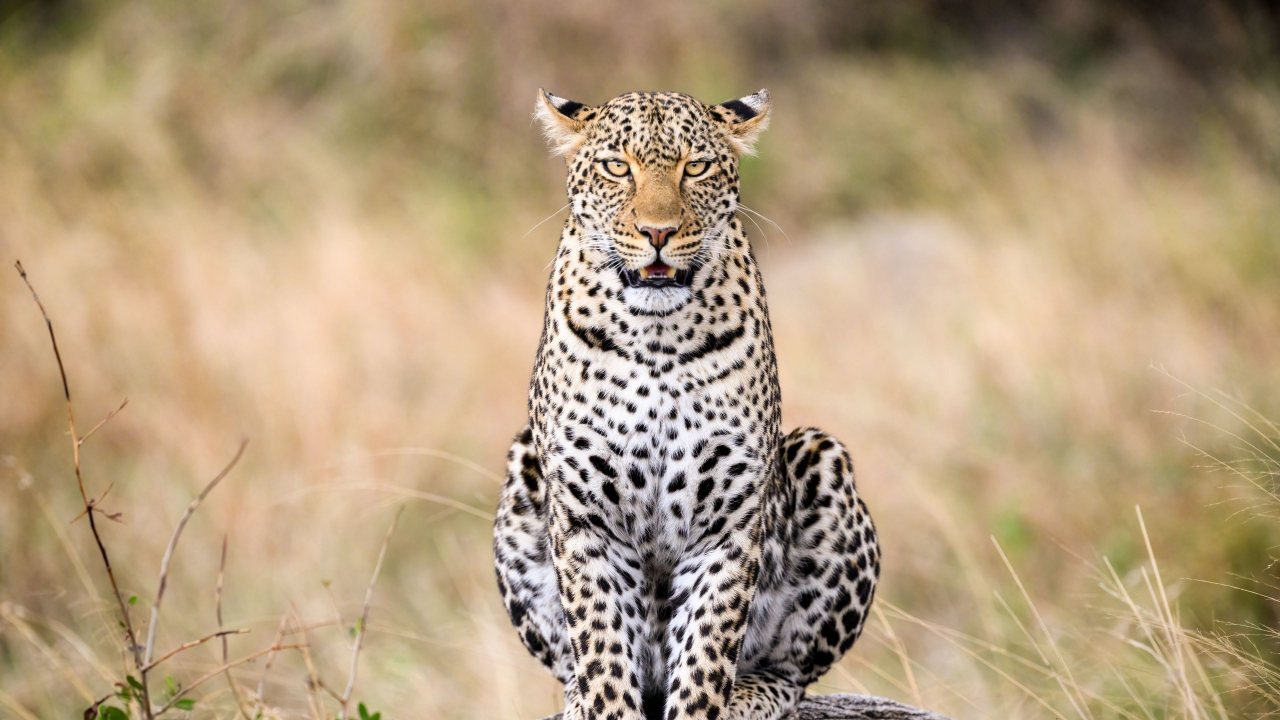
%> input picture your-image~1.jpg, 2560 x 1440 px (shown at 1/2 size)
$ octave watermarkingimage.m   (GNU Octave 9; MATLAB toolbox functions it lacks are replaced by stand-ins)
%> lines starting %> are read from the running program, lines starting %| are printed output that depends on the picture
% Load the host image (the image you want to watermark)
hostImage = imread('your-image~1.jpg');
%> hostImage is the input picture: size 1440x2560x3 uint8; mean R, G, B 177.9, 156, 125.6

% Load the watermark image (grayscale)
watermark = imread('watermark.png');
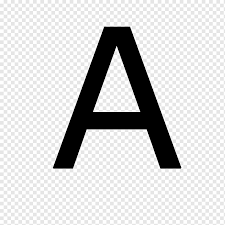
%> input picture watermark.png, 225 x 225 px
%> watermark: size 225x225 uint8; min 0, max 47, mean 4.4

% Resize the watermark to match the host image dimensions
watermark = imresize(watermark, [size(hostImage, 1), size(hostImage, 2)]);
%> watermark: size 1440x2560 uint8

% Convert the host image to double precision for DCT
hostImage = im2double(hostImage);
%> hostImage: size 1440x2560x3 double

% Split the host image into its color channels
R = hostImage(:,:,1);
G = hostImage(:,:,2);
B = hostImage(:,:,3);

% Perform DCT on each color channel
dctR = dct2(R);
dctG = dct2(G);
dctB = dct2(B);

% Embed the watermark in the DCT coefficients of each channel
alpha = 0.01; % Watermark strength
dctR = dctR + alpha * dct2(watermark);
dctG = dctG + alpha * dct2(watermark);
dctB = dctB + alpha * dct2(watermark);

% Inverse DCT to obtain the watermarked image for each channel
watermarkedR = idct2(dctR);
watermarkedG = idct2(dctG);
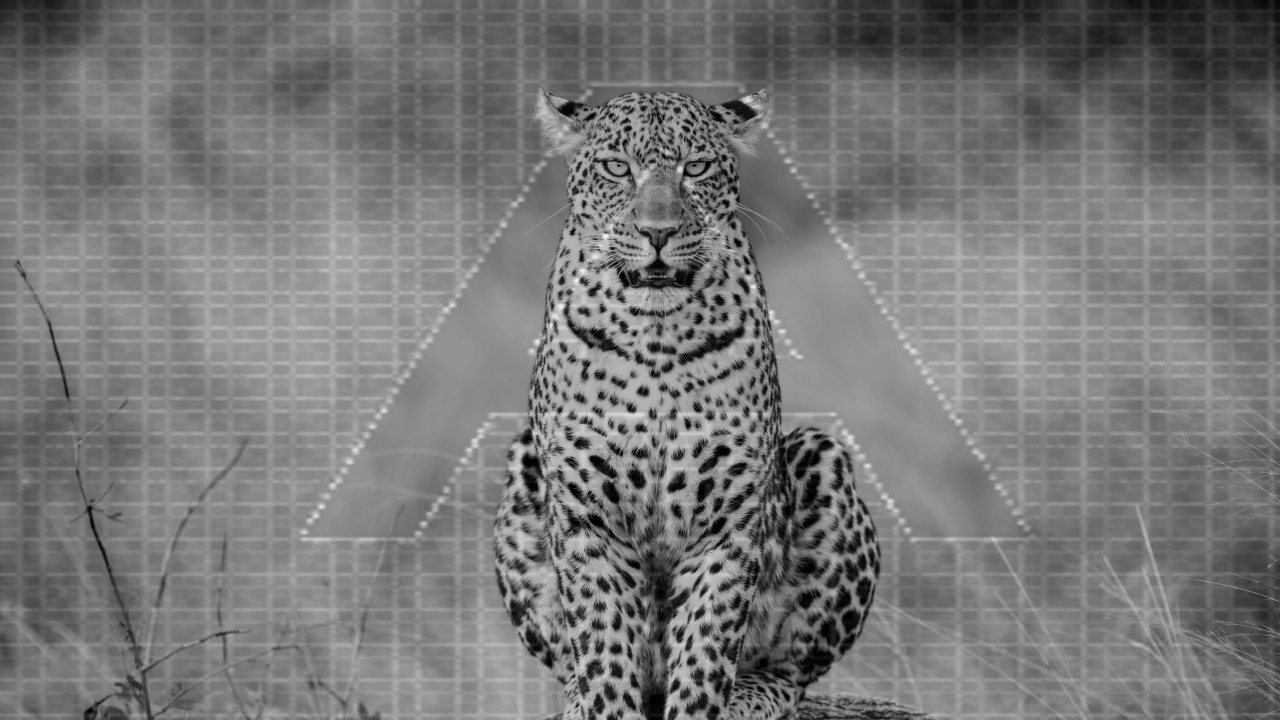
%> watermarkedG: size 1440x2560 double (shown at 1/2 size); min -7.55e-16, max 1.39, mean 0.657; drawn with min black and max white
watermarkedB = idct2(dctB);
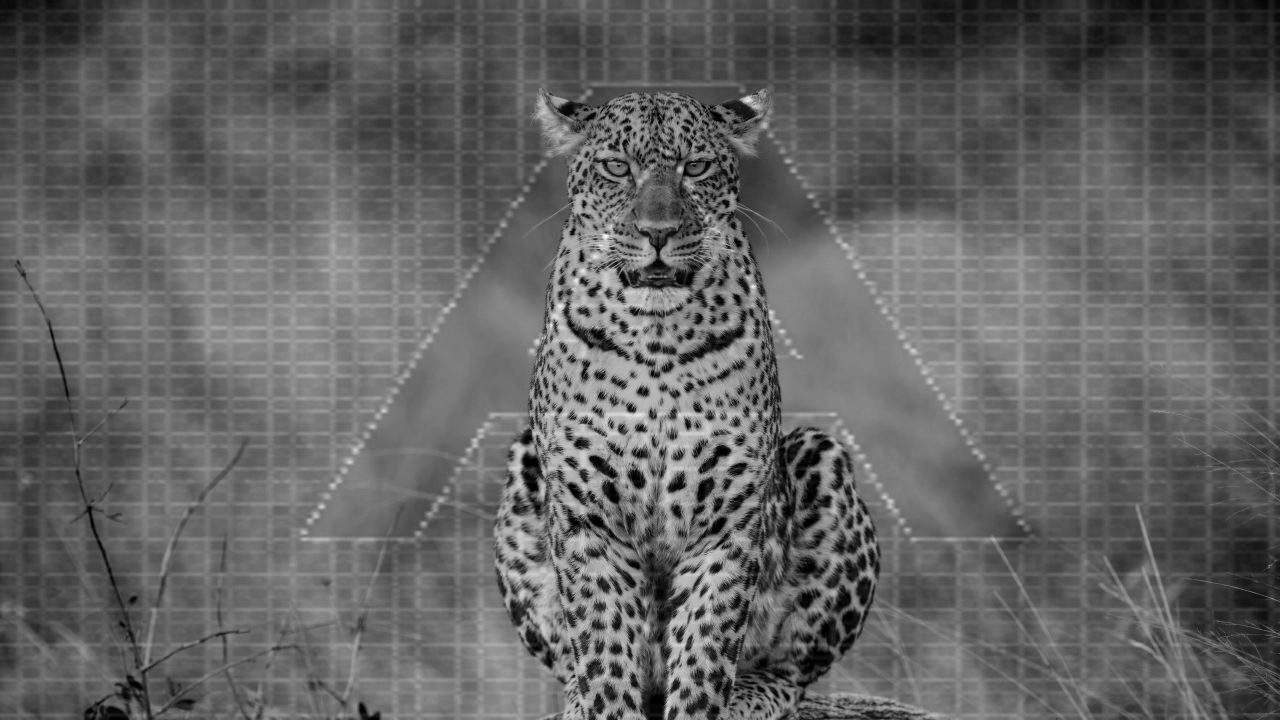
%> watermarkedB: size 1440x2560 double (shown at 1/2 size); min -7.99e-16, max 1.38, mean 0.537; drawn with min black and max white

% Combine the color channels to get the watermarked image
watermarkedImage = cat(3, watermarkedR, watermarkedG, watermarkedB);
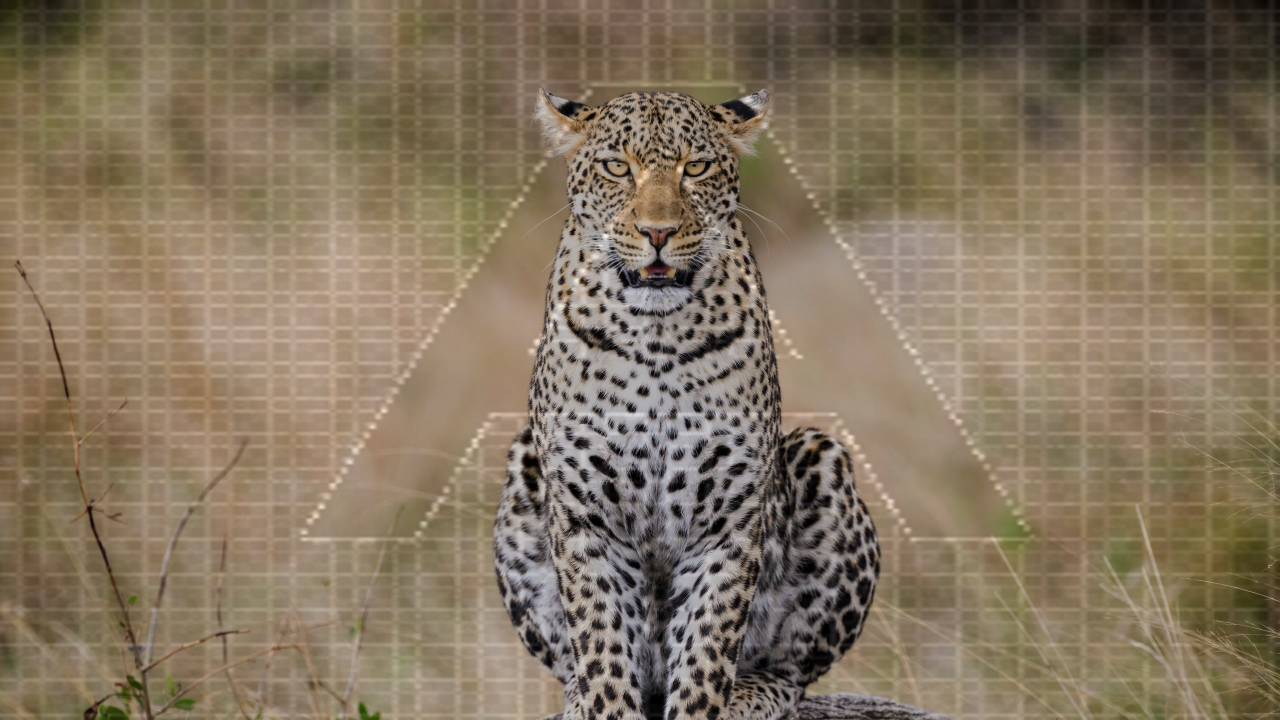
%> watermarkedImage: size 1440x2560x3 double (shown at 1/2 size); mean R, G, B 0.743, 0.657, 0.537; drawn with min black and max white

% Display the watermarked image
imshow(watermarkedImage);
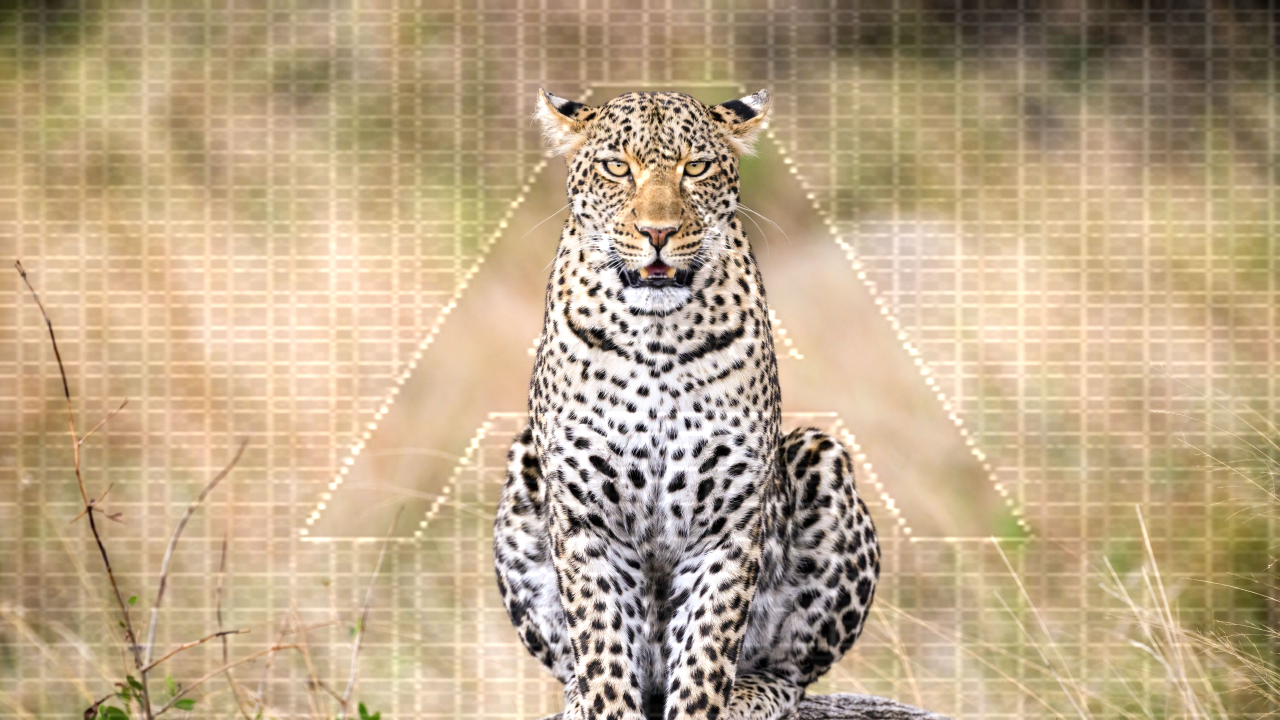
%> displayed picture: size 1440x2560x3, on the screen's scale of 0 to 255 (shown at 1/2 size); mean R, G, B 188.9, 167.4, 137

% Save the watermarked image
imwrite(watermarkedImage, 'watermarked_image.jpg');

% To extract the watermark later (assuming you have the original host image):
% Split the watermarked image into its color channels
watermarkedR = watermarkedImage(:,:,1);
watermarkedG = watermarkedImage(:,:,2);
watermarkedB = watermarkedImage(:,:,3);

% Perform DCT on each color channel of the watermarked image
dctWatermarkedR = dct2(watermarkedR);
dctWatermarkedG = dct2(watermarkedG);
dctWatermarkedB = dct2(watermarkedB);

% Extract the watermark from each channel
extractedWatermark = (dctWatermarkedR - dctR) / alpha;  % You can use any of the channels for extraction

% Display or save the extracted watermark as needed
imshow(extractedWatermark, []);
imwrite(extractedWatermark, 'extracted_watermark.png');
